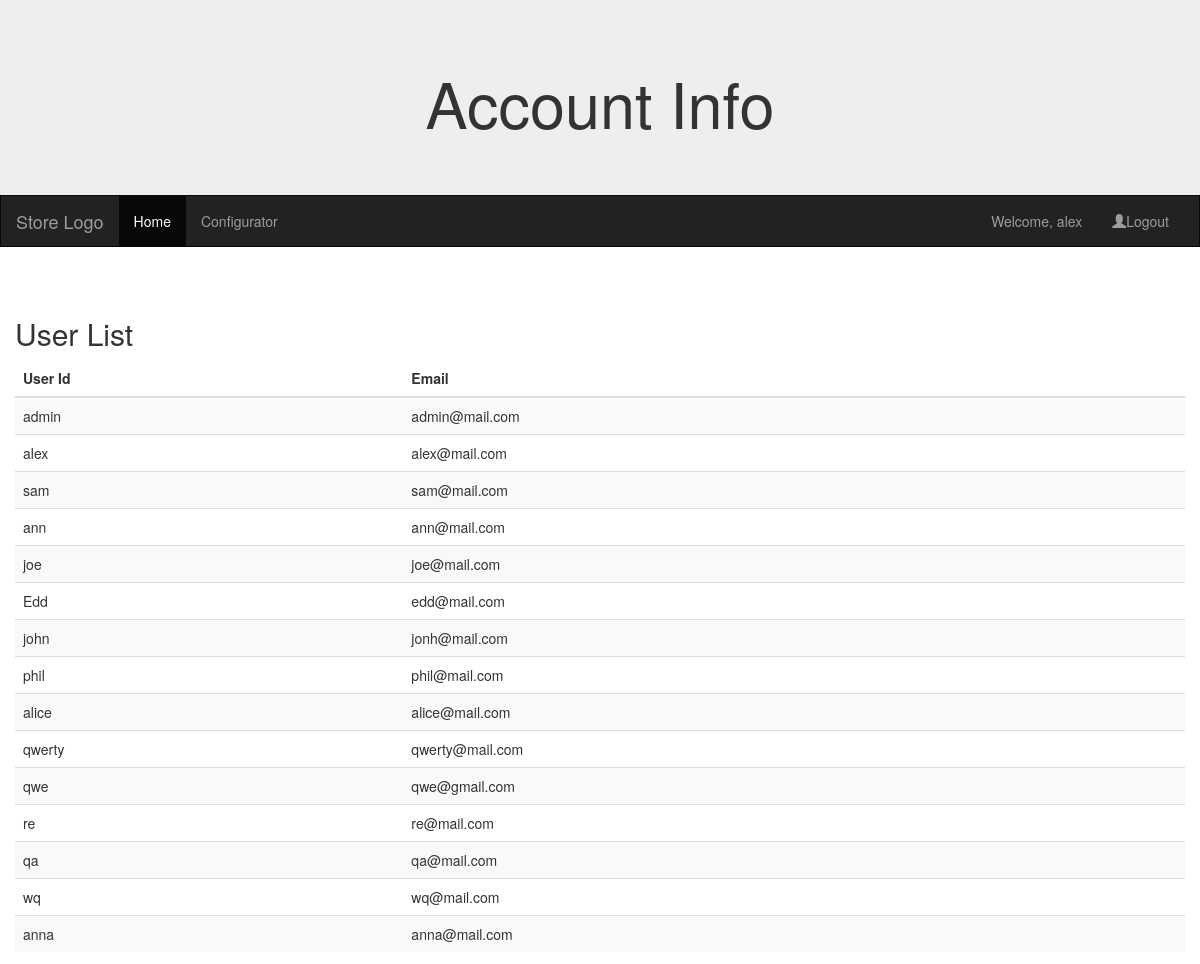
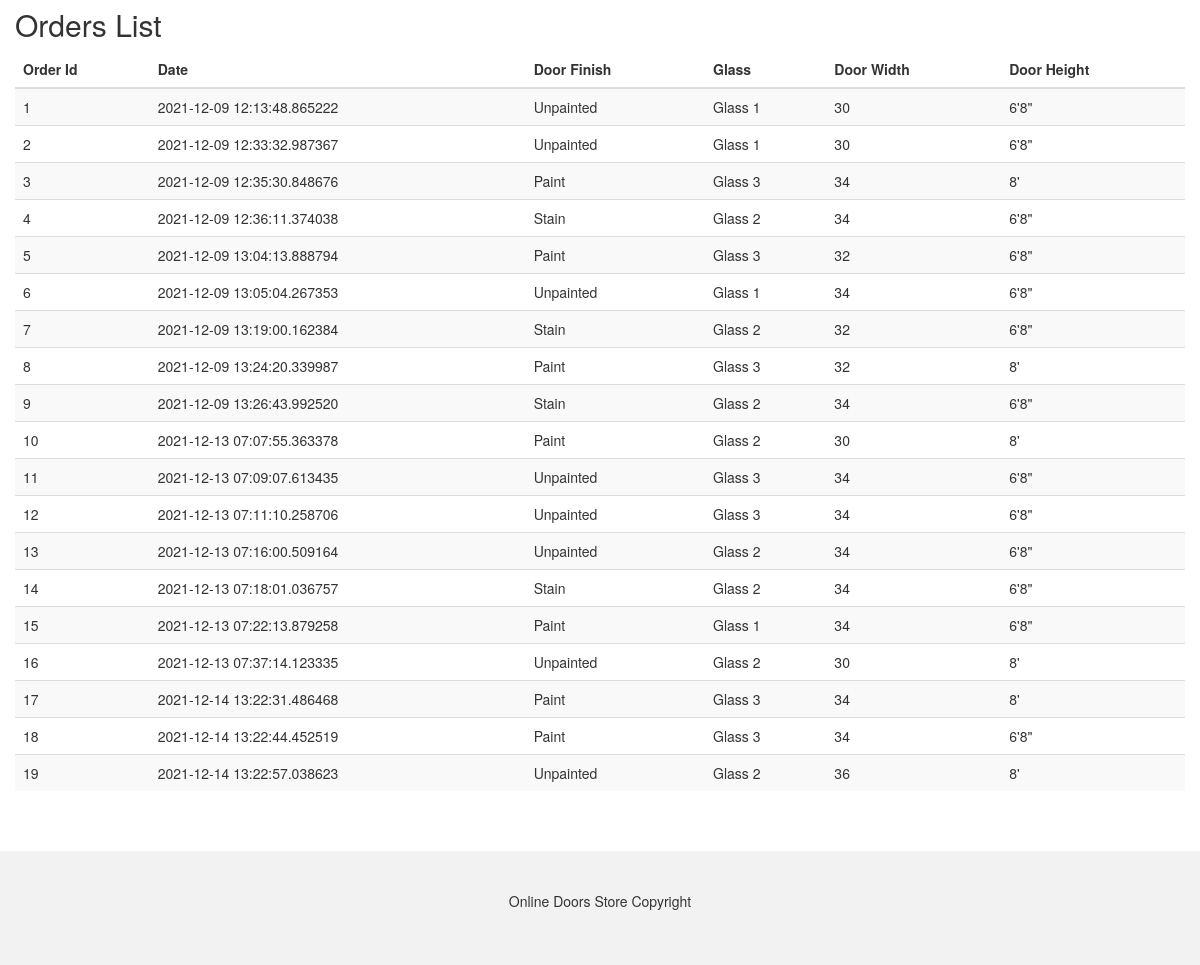
The app's page /admin (signed in) with its own data (2 pictures, top to bottom).
### store/models.py (models this page shows, shortened)
class User(db.Model, UserMixin):
    __tablename__ = 'user'
    id = db.Column(db.Integer(), primary_key=True)
    username = db.Column(db.String(length=40), nullable=False, unique=True)
    email = db.Column(db.String(length=50), nullable=False, unique=True)
    password = db.Column(db.String(length=60), nullable=False)
    @property
    def password_hash(self):
        return self.password

class Orders(db.Model):
    __tablename__ = 'orders'
    id = db.Column(db.Integer(), primary_key=True)
    date = db.Column(db.DateTime, default=datetime.utcnow)
    door_finish = db.Column(db.String(length=20), nullable=False)
    door_glass = db.Column(db.String(length=20), nullable=False)
    door_width = db.Column(db.String(length=20), nullable=False)
    door_height = db.Column(db.String(length=20), nullable=False)
    user_id = db.Column(db.Integer(), db.ForeignKey('user.id'))

### store/routes.py (the view)
@app.route('/admin')
@login_required
def admin():
    users = User.query.all()
    rows = Orders.query.all()
    return render_template('admin.html', rows = rows, users = users)

### store/models.py (called while the page is built)
@login_manager.user_loader
def load_user(user_id):
    return User.query.get(int(user_id))

### store/templates/admin.html
{% extends 'base_layout.html' %} {% block title %} Account Info {% endblock %}
{% block main_header %} Account Info {% endblock %} {% block content %}
<h2>User List</h2>
<table id="data" class="table table-striped">
  <thead>
    <tr>
      <th>User Id</th>
      <th>Email</th>
    </tr>
  </thead>
  <tbody>
    {% for user in users %}
    <tr>
      <td>{{ user.username }}</td>
      <td>{{ user.email }}</td>
    </tr>
    {% endfor %}
  </tbody>
</table>
<h2>Orders List</h2>
<table id="data" class="table table-striped">
  <thead>
    <tr>
      <th>Order Id</th>
      <th>Date</th>
      <th>Door Finish</th>
      <th>Glass</th>
      <th>Door Width</th>
      <th>Door Height</th>
    </tr>
  </thead>
  <tbody>
    {% for row in rows %}
    <tr>
      <td>{{ row.id }}</td>
      <td>{{ row.date }}</td>
      <td>{{ row.door_finish }}</td>
      <td>{{ row.door_glass }}</td>
      <td>{{ row.door_width }}</td>
      <td>{{ row.door_height }}</td>
    </tr>
    {% endfor %}
  </tbody>
</table>
{% endblock %}

### store/templates/base_layout.html (shortened to what this page needs)
<!DOCTYPE html>
<html lang="en">
  <head>
    <link
      rel="stylesheet"
      href="https://maxcdn.bootstrapcdn.com/bootstrap/3.4.1/css/bootstrap.min.css"
    />
    <link
      rel="stylesheet"
      type="text/css"
      href="{{ url_for('static',filename='css/style.css') }}"
    />
  </head>
  <body>
    <div class="jumbotron">
      <div class="container text-center">
        <h1>{% block main_header %}{% endblock %}</h1>
      </div>
    </div>
    <nav class="navbar navbar-inverse">
      <div class="container-fluid">
        <div class="navbar-header">
          <a class="navbar-brand" href="{{ url_for('home_page') }}"
            >Store Logo</a
          >
        </div>
        <div class="collapse navbar-collapse" id="myNavbar">
          <ul class="nav navbar-nav">
            <li class="active">
              <a href="{{ url_for('home_page') }}">Home</a>
            </li>
            <li><a href="{{ url_for('product_page') }}">Configurator</a></li>
          </ul>
          {% if current_user.is_authenticated %}
          <ul class="nav navbar-nav navbar-right">
            <li>
              <a href="{{ url_for('account') }}"
                >Welcome, {{ current_user.username }}</a
              >
            </li>
            <li>
              <a href="{{ url_for('logout_page') }}"
                ><span class="glyphicon glyphicon-user"></span>Logout</a
              >
            </li>
          </ul>
          {% endif %}
        </div>
      </div>
    </nav>
    <div class="container">
      <div class="row">{% block content %}{% endblock %}</div>
    </div>
    <br /><br />
    <footer class="container-fluid text-center">
      <p>Online Doors Store Copyright</p>
    </footer>
  </body>
</html>

### store/static/css/style.css (style rules this page uses)
html { min-height: 100%; position: relative; }
body { margin-bottom: 114px; }
footer { position: absolute; bottom: 0; width: 100%; height: 114px; }

### store/templates/base_layout.html (style rules this page uses)
.navbar { margin-bottom: 50px; border-radius: 0; }
.jumbotron { margin-bottom: 0; }
footer { background-color: #f2f2f2; padding: 40px; }

### records on screen
User: username "alex", email "alex@mail.com"
User: username "admin", email "admin@mail.com"
User: username "sam", email "sam@mail.com"
User: username "ann", email "ann@mail.com"
User: username "joe", email "joe@mail.com"
User: username "Edd", email "edd@mail.com"
User: username "john", email "jonh@mail.com"
User: username "phil", email "phil@mail.com"
User: username "alice", email "alice@mail.com"
User: username "qwerty", email "qwerty@mail.com"
User: username "qwe", email "qwe@gmail.com"
User: username "re", email "re@mail.com"
User: username "qa", email "qa@mail.com"
User: username "wq", email "wq@mail.com"
User: username "anna", email "anna@mail.com"
Orders: id "1", date "2021-12-09 12:13:48.865222", door_finish "Unpainted", door_glass "Glass 1", door_width "30", door_height "6'8\""
Orders: id "2", date "2021-12-09 12:33:32.987367", door_finish "Unpainted", door_glass "Glass 1", door_width "30", door_height "6'8\""
Orders: id "3", date "2021-12-09 12:35:30.848676", door_finish "Paint", door_glass "Glass 3", door_width "34", door_height "8'"
Orders: id "4", date "2021-12-09 12:36:11.374038", door_finish "Stain", door_glass "Glass 2", door_width "34", door_height "6'8\""
Orders: id "5", date "2021-12-09 13:04:13.888794", door_finish "Paint", door_glass "Glass 3", door_width "32", door_height "6'8\""
Orders: id "6", date "2021-12-09 13:05:04.267353", door_finish "Unpainted", door_glass "Glass 1", door_width "34", door_height "6'8\""
Orders: id "7", date "2021-12-09 13:19:00.162384", door_finish "Stain", door_glass "Glass 2", door_width "32", door_height "6'8\""
Orders: id "8", date "2021-12-09 13:24:20.339987", door_finish "Paint", door_glass "Glass 3", door_width "32", door_height "8'"
Orders: id "9", date "2021-12-09 13:26:43.992520", door_finish "Stain", door_glass "Glass 2", door_width "34", door_height "6'8\""
Orders: id "10", date "2021-12-13 07:07:55.363378", door_finish "Paint", door_glass "Glass 2", door_width "30", door_height "8'"
Orders: id "11", date "2021-12-13 07:09:07.613435", door_finish "Unpainted", door_glass "Glass 3", door_width "34", door_height "6'8\""
Orders: id "12", date "2021-12-13 07:11:10.258706", door_finish "Unpainted", door_glass "Glass 3", door_width "34", door_height "6'8\""
Orders: id "13", date "2021-12-13 07:16:00.509164", door_finish "Unpainted", door_glass "Glass 2", door_width "34", door_height "6'8\""
Orders: id "14", date "2021-12-13 07:18:01.036757", door_finish "Stain", door_glass "Glass 2", door_width "34", door_height "6'8\""
Orders: id "15", date "2021-12-13 07:22:13.879258", door_finish "Paint", door_glass "Glass 1", door_width "34", door_height "6'8\""
Orders: id "16", date "2021-12-13 07:37:14.123335", door_finish "Unpainted", door_glass "Glass 2", door_width "30", door_height "8'"
Orders: id "17", date "2021-12-14 13:22:31.486468", door_finish "Paint", door_glass "Glass 3", door_width "34", door_height "8'"
Orders: id "18", date "2021-12-14 13:22:44.452519", door_finish "Paint", door_glass "Glass 3", door_width "34", door_height "6'8\""
Orders: id "19", date "2021-12-14 13:22:57.038623", door_finish "Unpainted", door_glass "Glass 2", door_width "36", door_height "8'"
